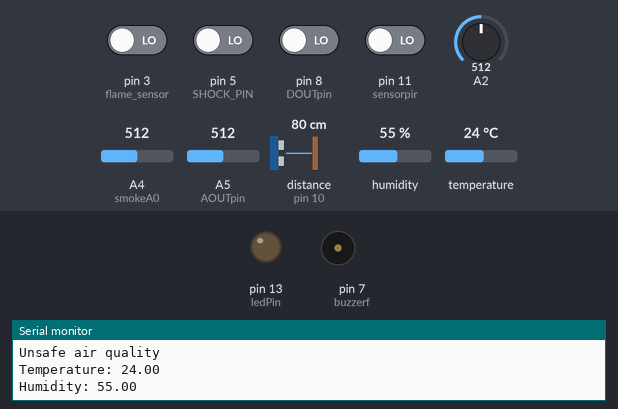
Bench run of a sketch on a simulated Arduino Uno, built with avr-gcc and run on an emulated ATmega328P. Shown: output pins drawn as LEDs (lit = HIGH), buzzer (waves = sounding, pin HIGH), the last lines printed to the serial monitor. Wiring (inferred from the names in the program): ultrasonic range finder: trigger pin 12; echo pin 10. The test bench sets the inputs (shaded band); at power-on: pin 3 (flame_sensor), pin 5 (SHOCK_PIN), pin 8 (DOUTpin), pin 11 (sensorpir) LOW, A2 = 512, A4 (smokeA0) = 512, A5 (AOUTpin) = 512, distance to the obstacle (sensor on pin 10) 80 cm, humidity 55 %, temperature 24 °C. The echo pulse lasts 58.3 µs per cm; pins used as bus, display or sensor lines are not drawn.

Above: at 6.0 s.
6.1 s: pin 5 (SHOCK_PIN) driven HIGH
At 10.1 s:
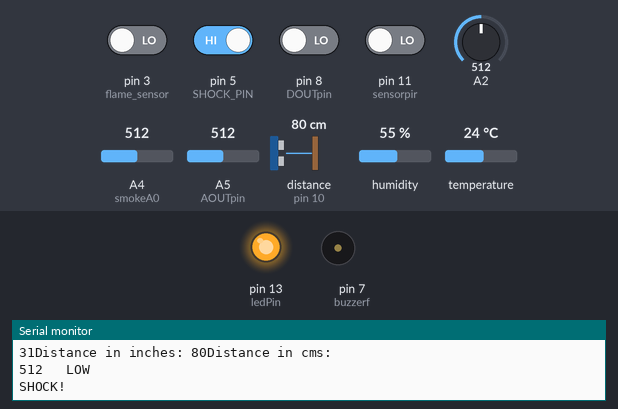
19.5 s: pin 3 (flame_sensor) driven HIGH
At 26.2 s:
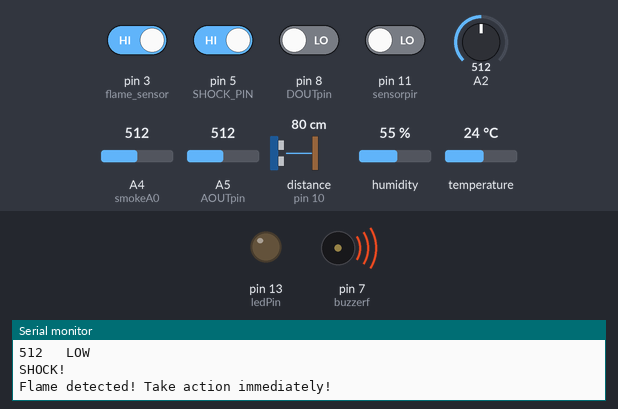
At 32.6 s:
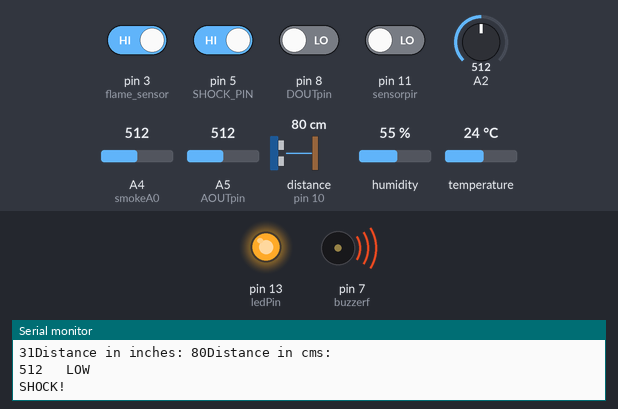
65.7 s: pin 11 (sensorpir) driven HIGH
Timing chart, 0 to 77.3 s (numbered marks = the images above; inputs shaded):
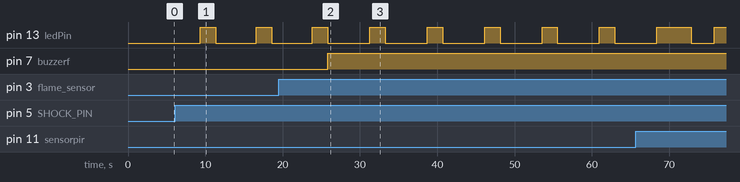

Measured:
- after the input at 6.1 s, pin 13 (ledPin): alternates HIGH for 2.0 s and LOW for 5.2 s, starting after 3.3 s
- after the input at 19.5 s, pin 7 (buzzerf): LOW → HIGH after 6.3 s

The sketch:

Coal_Mine_Internal_Final.ino
```cpp
#include <dht.h>
#define SHOCK_PIN 5
dht DHT;

const int AOUTpin=5;   // The AOUT pin of the CO Sensor goes into Analog Pin D5 of the Arduino
const int DOUTpin=8;  // The DOUT pin of the CO Sensor goes into Digital Pin D8 of the Arduino
const int ledPin=13; // The Anode of the LED connects to Digital Pin D13 of the Arduino

int limit;
int value;

const int trigPin=12;
const int echoPin=10;

int ledpir = 13;                  // The pin that the ledpir is attached to
int sensorpir = 11;              // The pin that the sensorpir is attached to
int state = LOW;                // By default, no motion detected
int valpir = 0;                // Variable to store the sensorpir status

int buzzerf = 7;

int flame_sensor = 3;
int flame_detected;
int smokeA0 = A4;

int sensorThres = 400; // The threshold value

#define DHT11_PIN A0

long microsecondsToInches(long microseconds){

  return microseconds/74/2;

}

long microsecondsToCentimeters(long microseconds){

  return microseconds/29/2;

}

void setup(){

  Serial.begin(9600);

  pinMode(LED_BUILTIN, OUTPUT);        // On-board LED, usually pin 13
  pinMode(SHOCK_PIN, INPUT);          // Shock sensor pin set to input
  pinMode(DOUTpin, INPUT);           // Sets the pin as an input to the Arduino
  pinMode(ledPin, OUTPUT);          // Sets the pin as an output of the Arduino
  pinMode(trigPin,OUTPUT);         // Sends the ultrasonic waves
  pinMode(echoPin,INPUT);         // Receives the wave after it is reflected
  pinMode(ledpir, OUTPUT);       // Initializes ledpir as an output
  pinMode(sensorpir, INPUT);    // Initializes sensorpir as an input
  pinMode(buzzerf, OUTPUT);
  pinMode(flame_sensor, INPUT);
  pinMode(smokeA0, INPUT);

}

void loop(){

  int chk = DHT.read11(DHT11_PIN);

  Serial.print("Temperature: ");
  Serial.println(DHT.temperature);
  Serial.print("Humidity: ");
  Serial.println(DHT.humidity);

  delay(1000);

  value= analogRead(AOUTpin);   // Reads the analog value from the CO sensor's AOUT pin
  limit= digitalRead(DOUTpin); // Reads the digital value from the CO sensor's DOUT pin

  Serial.print("CO value: ");
  Serial.println(value); // Prints the CO value
  Serial.print("Limit: ");
  Serial.println(limit); // Prints the limit reached as either LOW or HIGH

  delay(100);

  if (limit == HIGH){

  digitalWrite(ledPin, HIGH); // If limit has been reached, LED turns on as status indicator

}

  else{

  digitalWrite(ledPin, LOW); // If threshold not reached, LED remains off

}

  long duration,inches,cm;

  digitalWrite(trigPin,LOW);

  delayMicroseconds(2);

  digitalWrite(trigPin,HIGH);

  delayMicroseconds(10);

  digitalWrite(trigPin,LOW);

  duration=pulseIn(echoPin,HIGH);

  inches=microsecondsToInches(duration);
  cm=microsecondsToCentimeters(duration);

  Serial.print(inches);
  Serial.print("Distance in inches: ");
  Serial.print(cm);
  Serial.print("Distance in cms: ");
  Serial.println();

  delay(2000);

  int value = analogRead(A2);

  Serial.print (value);

  Serial.print("   ");

  delay(1000);


  if (value>660){

  Serial.println("HIGH");

}

  else if ((value>600) && (value<=660)){

  Serial.println("AVERAGE");

}

  else{

  Serial.println("LOW");

}

  if (digitalRead(SHOCK_PIN)){       // Shock detected?

  digitalWrite(LED_BUILTIN, HIGH);  // Switch LED on

  Serial.println("SHOCK!");

  delay(2000);                      // Leave LED on for 2 this time period

}

  else{

  digitalWrite(LED_BUILTIN, LOW);   // Switch LED off

  Serial.println("Calm");

}

  valpir = digitalRead(sensorpir);   // Read sensorpir as valpir

  if (valpir == HIGH){           // Check if the sensorpir is HIGH

  digitalWrite(ledpir, HIGH);   // Turn ledpir ON

  if (state == LOW){

  Serial.println("Motion detected!");
  state = HIGH;       // Update variable state to HIGH

}
}

  else{

  digitalWrite(ledpir, LOW); // Turn ledpir OFF

  if (state == HIGH){

  Serial.println("Motion stopped!");

  state = LOW;       // Update variable state to LOW

}
}

  flame_detected = digitalRead(flame_sensor);

  if (flame_detected == 1){

  Serial.println("Flame detected! Take action immediately!");

  digitalWrite(buzzerf, HIGH);

  delay(200);

  }

  else{

  Serial.println("No flame detected. Stay cool");

  digitalWrite(buzzerf, LOW);

}

  delay(1000);

  int smk = analogRead(smokeA0);

  Serial.print("Smoke level: ");
  Serial.println(smk);

  if (smk > sensorThres){   // Checks if it has reached the threshold value


  Serial.println("Unsafe air quality");

}

  else{

  Serial.println("Safe air quality");

}

  delay(100);

}
```
